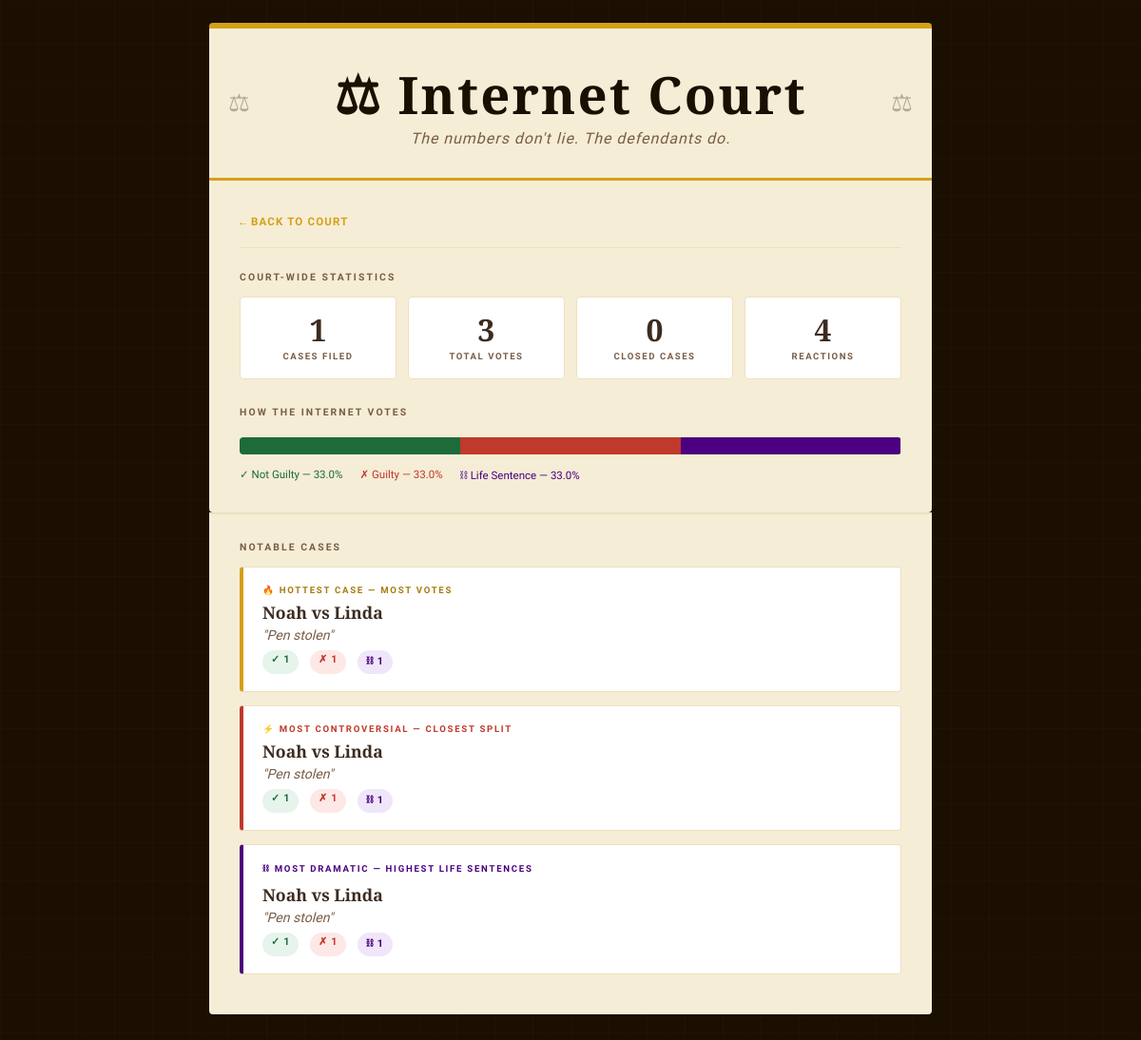
/stats, run on an earlier commit of the app's database.
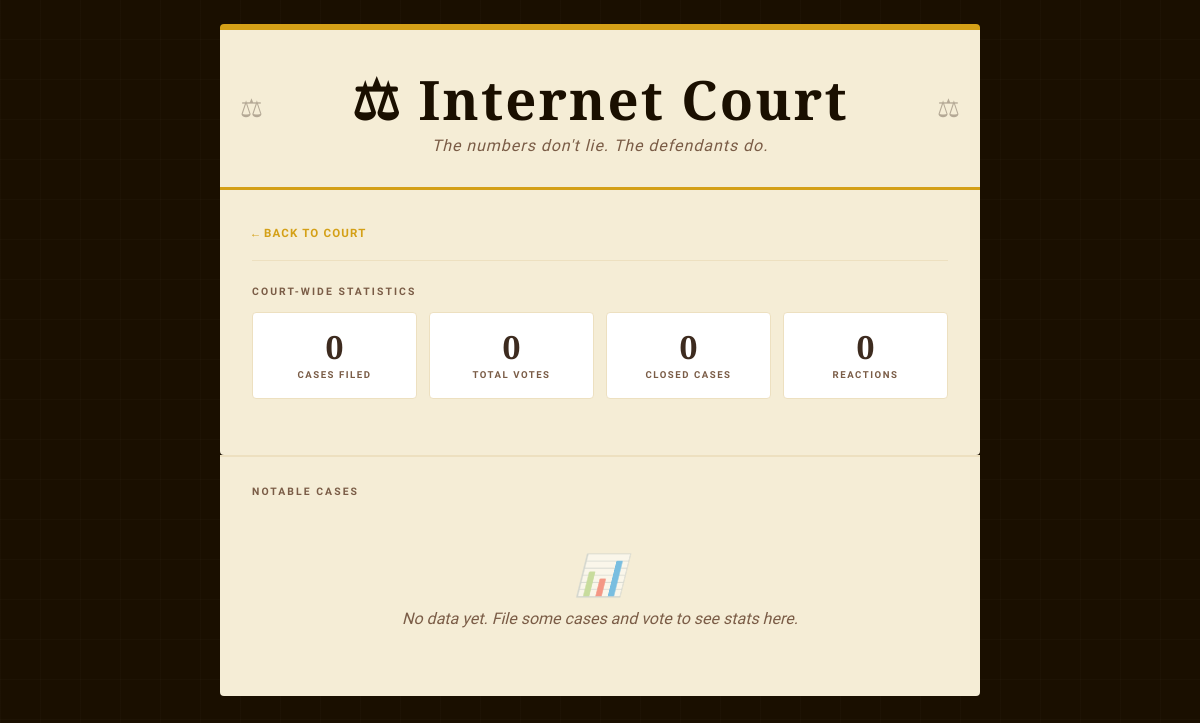
And on a later commit of the database.
### tables this page shows
CREATE TABLE cases (
    id INTEGER PRIMARY KEY AUTOINCREMENT,
    plaintiff TEXT NOT NULL,
    defendant TEXT NOT NULL,
    charge TEXT NOT NULL,
    evidence TEXT NOT NULL,
    guilty_votes INTEGER DEFAULT 0,
    not_guilty_votes INTEGER DEFAULT 0,
    life_sentence_votes INTEGER DEFAULT 0,
    react_lol INTEGER DEFAULT 0,
    react_rage INTEGER DEFAULT 0,
    react_shock INTEGER DEFAULT 0,
    react_salute INTEGER DEFAULT 0,
    status TEXT DEFAULT 'open',
    created_at TIMESTAMP DEFAULT CURRENT_TIMESTAMP
);

### app.py (the view)
@app.route("/stats")
def stats():
    conn = get_db_connection()
    all_cases = conn.execute("SELECT * FROM cases").fetchall()
    overview_raw = conn.execute("""
        SELECT
            COUNT(*) AS total_cases,
            SUM(guilty_votes + not_guilty_votes + life_sentence_votes) AS total_votes,
            SUM(guilty_votes) AS total_guilty,
            SUM(not_guilty_votes) AS total_not_guilty,
            SUM(life_sentence_votes) AS total_life,
            SUM(react_lol + react_rage + react_shock + react_salute) AS total_reactions
        FROM cases
    """).fetchone()
    closed_count = sum(1 for c in all_cases if is_expired(c))
    overview = {
        "total_cases":     overview_raw["total_cases"]     or 0,
        "total_votes":     overview_raw["total_votes"]     or 0,
        "total_guilty":    overview_raw["total_guilty"]    or 0,
        "total_not_guilty":overview_raw["total_not_guilty"]or 0,
        "total_life":      overview_raw["total_life"]      or 0,
        "closed_cases":    closed_count,
        "total_reactions": overview_raw["total_reactions"] or 0,
    }
    hottest = conn.execute("""
        SELECT *, (guilty_votes + not_guilty_votes + life_sentence_votes) AS total
        FROM cases ORDER BY total DESC LIMIT 1
    """).fetchone()
    most_controversial = conn.execute("""
        SELECT *, (guilty_votes + not_guilty_votes + life_sentence_votes) AS total,
            ABS(guilty_votes - not_guilty_votes) AS spread
        FROM cases
        WHERE (guilty_votes + not_guilty_votes + life_sentence_votes) >= 3
        ORDER BY spread ASC, total DESC
        LIMIT 1
    """).fetchone()
    most_dramatic = conn.execute(
        "SELECT * FROM cases ORDER BY life_sentence_votes DESC LIMIT 1"
    ).fetchone()
    conn.close()
    return render_template("stats.html",
        overview=overview,
        hottest=hottest,
        most_controversial=most_controversial,
        most_dramatic=most_dramatic,
    )

### app.py (called while the page is built)
def get_db_connection():
    conn = sqlite3.connect(DATABASE)
    conn.row_factory = sqlite3.Row
    return conn

def is_expired(case_row):
    raw = case_row["created_at"]
    if not raw:
        return False
    try:
        created = datetime.strptime(str(raw), "%Y-%m-%d %H:%M:%S").replace(tzinfo=timezone.utc)
    except ValueError:
        return False
    age_hours = (datetime.now(timezone.utc) - created).total_seconds() / 3600
    return age_hours >= CASE_LIFETIME_HOURS

### templates/stats.html (shortened to what the changed rows need)
<!DOCTYPE html>
<html lang="en">
<head>
  <link rel="stylesheet" href="{{ url_for('static', filename='style.css') }}">
</head>
<body>
  <div class="container">
    <div class="panel">
      <a href="/" class="back-link">← Back to Court</a>
      <hr class="rule" style="margin-top:12px;">
      <span class="section-label">Court-Wide Statistics</span>
      {% if overview %}
      <div class="stats-grid">
        <div class="stats-card">
          <span class="stats-card-num">{{ overview.total_cases or 0 }}</span>
          <span class="stats-card-label">Cases Filed</span>
        </div>
        <div class="stats-card">
          <span class="stats-card-num">{{ overview.total_votes or 0 }}</span>
          <span class="stats-card-label">Total Votes</span>
        </div>
        <div class="stats-card">
          <span class="stats-card-num">{{ overview.closed_cases or 0 }}</span>
          <span class="stats-card-label">Closed Cases</span>
        </div>
        <div class="stats-card">
          <span class="stats-card-num">{{ overview.total_reactions or 0 }}</span>
          <span class="stats-card-label">Reactions</span>
        </div>
      </div>
      {% set tv = (overview.total_guilty or 0) + (overview.total_not_guilty or 0) + (overview.total_life or 0) %}
      {% if tv > 0 %}
      <span class="section-label" style="margin-top:8px;">How the Internet Votes</span>
      <div class="vote-bar-wrap" style="margin-bottom:14px;">
        <div class="vote-bar-track" style="height:18px; border-radius:4px;">
          <div class="vote-bar-seg not-guilty" style="width:{{ ((overview.total_not_guilty or 0) / tv * 100)|round(1) }}%"></div>
          <div class="vote-bar-seg guilty"     style="width:{{ ((overview.total_guilty or 0) / tv * 100)|round(1) }}%"></div>
          <div class="vote-bar-seg life"       style="width:{{ ((overview.total_life or 0) / tv * 100)|round(1) }}%"></div>
        </div>
      </div>
      <div style="display:flex;gap:18px;flex-wrap:wrap;font-family:'Courier Prime',monospace;font-size:0.72rem;color:var(--ink-faint);">
        <span style="color:var(--not-guilty);">✓ Not Guilty — {{ ((overview.total_not_guilty or 0) / tv * 100)|round }}%</span>
        <span style="color:var(--guilty);">✗ Guilty — {{ ((overview.total_guilty or 0) / tv * 100)|round }}%</span>
        <span style="color:var(--life);">⛓ Life Sentence — {{ ((overview.total_life or 0) / tv * 100)|round }}%</span>
      </div>
      {% endif %}
      {% endif %}
    </div>
    <div class="panel" style="border-top:2px solid var(--parch-dim);">
      <span class="section-label">Notable Cases</span>
      {% if hottest %}
      <div class="spotlight-card">
        <span class="spotlight-label">🔥 Hottest Case — Most Votes</span>
        <a href="/case/{{ hottest.id }}" style="text-decoration:none;">
          <div class="spotlight-parties">{{ hottest.plaintiff }} vs {{ hottest.defendant }}</div>
          <div style="font-style:italic;color:var(--ink-faint);font-size:0.88rem;margin-top:4px;">"{{ hottest.charge }}"</div>
          <div class="case-card-meta" style="margin-top:8px;">
            <span class="vote-pill not-guilty">✓ {{ hottest.not_guilty_votes }}</span>
            <span class="vote-pill guilty">✗ {{ hottest.guilty_votes }}</span>
            <span class="vote-pill life">⛓ {{ hottest.life_sentence_votes }}</span>
          </div>
        </a>
      </div>
      {% endif %}
      {% if most_controversial %}
      <div class="spotlight-card" style="border-left-color:var(--guilty);">
        <span class="spotlight-label" style="color:var(--guilty);">⚡ Most Controversial — Closest Split</span>
        <a href="/case/{{ most_controversial.id }}" style="text-decoration:none;">
          <div class="spotlight-parties">{{ most_controversial.plaintiff }} vs {{ most_controversial.defendant }}</div>
          <div style="font-style:italic;color:var(--ink-faint);font-size:0.88rem;margin-top:4px;">"{{ most_controversial.charge }}"</div>
          <div class="case-card-meta" style="margin-top:8px;">
            <span class="vote-pill not-guilty">✓ {{ most_controversial.not_guilty_votes }}</span>
            <span class="vote-pill guilty">✗ {{ most_controversial.guilty_votes }}</span>
            <span class="vote-pill life">⛓ {{ most_controversial.life_sentence_votes }}</span>
          </div>
        </a>
      </div>
      {% endif %}
      {% if most_dramatic %}
      <div class="spotlight-card" style="border-left-color:var(--life);">
        <span class="spotlight-label" style="color:var(--life);">⛓ Most Dramatic — Highest Life Sentences</span>
        <a href="/case/{{ most_dramatic.id }}" style="text-decoration:none;">
          <div class="spotlight-parties">{{ most_dramatic.plaintiff }} vs {{ most_dramatic.defendant }}</div>
          <div style="font-style:italic;color:var(--ink-faint);font-size:0.88rem;margin-top:4px;">"{{ most_dramatic.charge }}"</div>
          <div class="case-card-meta" style="margin-top:8px;">
            <span class="vote-pill not-guilty">✓ {{ most_dramatic.not_guilty_votes }}</span>
            <span class="vote-pill guilty">✗ {{ most_dramatic.guilty_votes }}</span>
            <span class="vote-pill life">⛓ {{ most_dramatic.life_sentence_votes }}</span>
          </div>
        </a>
      </div>
      {% endif %}
      {% if not hottest and not most_controversial and not most_dramatic %}
      <div class="empty-state">
        <span class="empty-icon">📊</span>
        No data yet. File some cases and vote to see stats here.
      </div>
      {% endif %}
    </div>
  </div>
</body>
</html>

What changed in the data, as far as the page shows it:
removed cases: plaintiff "Noah", defendant "Linda", charge "Pen stolen", not_guilty_votes "1", guilty_votes "1", life_sentence_votes "1"
Also different on the page:
{{ overview.total_cases or 0 }}: "1" → "0"
{{ overview.total_votes or 0 }}: "3" → "0"
{{ overview.total_reactions or 0 }}: "4" → "0"
{{ ((overview.total_not_guilty or 0) / tv * 100)|round }}: "33.0" → (not shown)
{{ ((overview.total_guilty or 0) / tv * 100)|round }}: "33.0" → (not shown)
{{ ((overview.total_life or 0) / tv * 100)|round }}: "33.0" → (not shown)
text no longer shown: "HOW THE INTERNET VOTES ✓ Not Guilty — % ✗ Guilty — % ⛓ Life Sentence — % 🔥 HOTTEST CASE — MOST VOTES vs \" \" ✓ ✗ ⛓ ⚡ MOST CONTROVERSIAL — CLOSEST SPLIT vs \" \" ✓ ✗ ⛓ ⛓ MOST DRAMATIC — HIGHEST LIFE SENTENCES vs \" \" ✓ ✗ ⛓"
text now shown: "📊 No data yet. File some cases and vote to see stats here."
